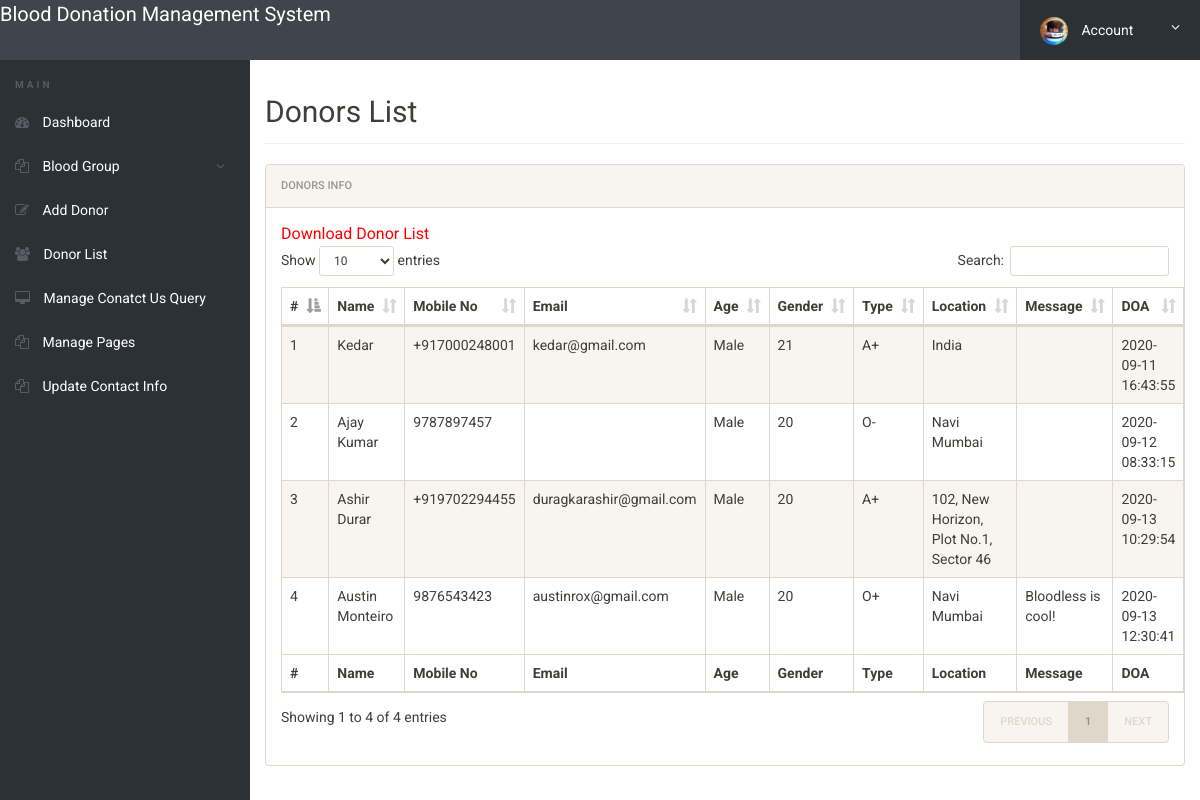
/admin/donor-list.php (signed in), run on the app's committed database.
### tables this page shows
CREATE TABLE `tblblooddonars` (
  `id` int(11) NOT NULL,
  `FullName` varchar(100) DEFAULT NULL,
  `MobileNumber` char(15) DEFAULT NULL,
  `EmailId` varchar(100) DEFAULT NULL,
  `Gender` varchar(20) DEFAULT NULL,
  `Age` int(11) DEFAULT NULL,
  `BloodGroup` varchar(20) DEFAULT NULL,
  `Address` varchar(255) DEFAULT NULL,
  `Message` mediumtext DEFAULT NULL,
  `PostingDate` timestamp NOT NULL DEFAULT current_timestamp(),
  `status` int(1) DEFAULT NULL
);

### admin/donor-list.php (the view, shortened to what this page needs)
<?php
include('includes/config.php');
if(strlen($_SESSION['alogin'])==0)
	{
header('location:index.php');
}
else{
 ?>
<!doctype html>
<html lang="en" class="no-js">
<head>
	<link rel="stylesheet" href="css/font-awesome.min.css">
	<link rel="stylesheet" href="css/bootstrap.min.css">
	<link rel="stylesheet" href="css/dataTables.bootstrap.min.css">
	<link rel="stylesheet" href="css/bootstrap-social.css">
	<link rel="stylesheet" href="css/bootstrap-select.css">
	<link rel="stylesheet" href="css/fileinput.min.css">
	<link rel="stylesheet" href="css/awesome-bootstrap-checkbox.css">
	<link rel="stylesheet" href="css/style.css">
</head>
<body>
	<?php include('includes/header.php');?>
	<div class="ts-main-content">
		<?php include('includes/leftbar.php');?>
		<div class="content-wrapper">
			<div class="container-fluid">
				<div class="row">
					<div class="col-md-12">
						<h2 class="page-title">Donors List</h2>
						<div class="panel panel-default">
							<div class="panel-heading">Donors Info</div>
							<div class="panel-body">
				<a href="download-records.php" style="color:red; font-size:16px;">Download Donor List</a>
								<table id="zctb" class="display table table-striped table-bordered table-hover" cellspacing="0" width="100%">
									<thead>
										<tr>
										<th>#</th>
											<th>Name</th>
											<th>Mobile No</th>
											<th>Email</th>
											<th>Age</th>
											<th>Gender</th>
											<th>Type</th>
											<th>Location</th>
											<th>Message </th>
											<th>DOA</th>
										</tr>
									</thead>
									<tfoot>
										<tr>
										<th>#</th>
										<th>Name</th>
											<th>Mobile No</th>
											<th>Email</th>
											<th>Age</th>
											<th>Gender</th>
											<th>Type</th>
											<th>Location</th>
											<th>Message </th>
											<th>DOA</th>
										</tr>
									</tfoot>
									<tbody>
<?php $sql = "SELECT * from  tblblooddonars ";
$query = $dbh -> prepare($sql);
$query->execute();
$results=$query->fetchAll(PDO::FETCH_OBJ);
$cnt=1;
if($query->rowCount() > 0)
{
foreach($results as $result)
{				?>
										<tr>
											<td><?php echo htmlentities($cnt);?></td>
											<td><?php echo htmlentities($result->FullName);?></td>
											<td><?php echo htmlentities($result->MobileNumber);?></td>
											<td><?php echo htmlentities($result->EmailId);?></td>
											<td><?php echo htmlentities($result->Gender);?></td>
											<td><?php echo htmlentities($result->Age);?></td>
											<td><?php echo htmlentities($result->BloodGroup);?></td>
											<td><?php echo htmlentities($result->Address);?></td>
											<td><?php echo htmlentities($result->Message);?></td>
											<td><?php echo htmlentities($result->PostingDate);?></td>
										</tr>
										<?php $cnt=$cnt+1; }} ?>
									</tbody>
								</table>
							</div>
						</div>
					</div>
				</div>
			</div>
		</div>
	</div>
</body>
</html>
<?php } ?>

### admin/css/style.css (style rules this page uses)
html { font-size: 14px; }
@media only screen and (min-width: 480px) { html { font-size: 17px; } }
@media only screen and (min-width: 768px) { html { font-size: 14px; } }
body { font-size: 1em; }
a { color: #37a6c4; }
.panel { overflow: hidden; }
.page-title { padding-bottom: 15px; margin-bottom: 20px; border-bottom: 1px solid #f0f0f0; }
.ts-main-content .content-wrapper { padding-top: 15px; margin-top: 60px; }
@media only screen and (min-width: 992px) { .ts-main-content .content-wrapper { margin-left: 250px; } }

### data on the page
tblblooddonars: FullName "Kedar", MobileNumber "+917000248001", EmailId "kedar@gmail.com", Gender "Male", Age "21", BloodGroup "A+", Address "India", PostingDate "2020-09-11 16:43:55"
tblblooddonars: FullName "Ajay Kumar", MobileNumber "9787897457", Gender "Male", Age "20", BloodGroup "O-", Address "Navi Mumbai", PostingDate "2020-09-12 08:33:15"
tblblooddonars: FullName "Ashir Durar", MobileNumber "+919702294455", EmailId "duragkarashir@gmail.com", Gender "Male", Age "20", BloodGroup "A+", Address "102, New Horizon, Plot No.1, Sector 46", PostingDate "2020-09-13 10:29:54"
tblblooddonars: FullName "Austin Monteiro", MobileNumber "9876543423", EmailId "austinrox@gmail.com", Gender "Male", Age "20", BloodGroup "O+", Address "Navi Mumbai", Message "Bloodless is cool!", PostingDate "2020-09-13 12:30:41"
